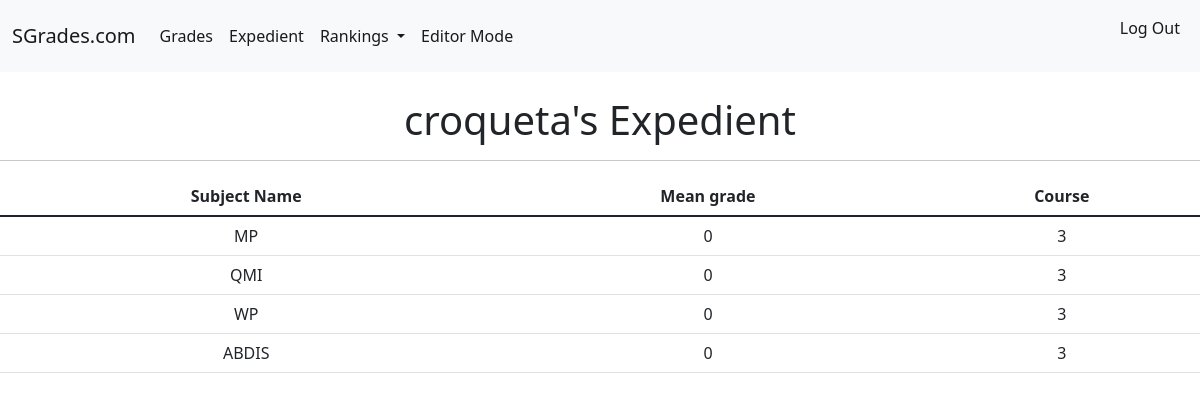
The page /expedient/ (signed in) on the database its author committed.
### SGrades/models.py (models this page shows, shortened)
class Grade(models.Model):
    Student = models.ForeignKey(Student, on_delete=models.CASCADE)
    Subject_Grades = models.ForeignKey(Subject, on_delete=models.CASCADE)
    Mean = models.FloatField(editable=False, default=0)
    class Meta:
        unique_together = (('Student', 'Subject_Grades'),)
    @property
    def mean(self):
        Item_list = Item.objects.all()
        Submit_list = Submit.objects.all()
        grades = []
        means = []
        for item in Item_list:
            if self.Subject_Grades.Subject_Name == item.Item_From_Subject.Subject_Name:
                for submit in Submit_list:
                    if submit.Item_Submitted.Item_Name == item.Item_Name \
                        and submit.Student.Name == self.Student.Name:
                        value = item.Ponderation * (submit.Punctuation / 100)
                        grades.append(round(value, 2))
                        means.append(round(value, 2))
        return(round(sum(means), 2))

class Subject(models.Model):
    NAMES = (
        ('IR', 'Ingenirería de Requisitos'),
        ('MP', 'Modelos de Proceso'),
        ('QMI', 'Gestión y mejora de la calidad'),
        ('WP', 'Proyecto Web'),
        ('ABDIS', 'Ampliación de bases de datos e Ingeniería del Software'),
    )
    COURSES = (
        ('3', 'Tercer curso'),
    )
    Subject_Name = models.CharField(primary_key=True, choices=NAMES, max_length=5)
    Course = models.CharField(choices=COURSES, max_length=1)
    Best_Student = models.ForeignKey(Student, on_delete=models.CASCADE, editable=False)

### SGrades/views.py (the view)
# urls.py: path('expedient/', ExpedientView, name='Expedient'),
def ExpedientView(request):
    try:
        current_student = User.objects.get(username=request.user)
    except:
        context = {}
        return render(request, 'grades.html', context)
    missing_user = True
    Student_list = Student.objects.all()
    for student in Student_list:
        if current_student.username == student.Name:
            missing_user = False
    Subjects_list = Subject.objects.all()
    Grades_list = Grade.objects.all()
    context = {
        'missing_user': missing_user,
        'current_student': current_student.username,
        'Subjects_list': Subjects_list,
        'Grades_list': Grades_list
    }
    for grades in Grades_list:
        grades.Mean = grades.mean
    return render(request, 'expedient.html', context)

### templates/expedient.html (shortened to what this page needs)
 {% extends 'base.html' %}
 {% block content %}
    {% if missing_user %}
    <br>
    <h1 style="text-align:center">
        {{ current_student }}, you don't have any data.
    </h1>
    <hr>
    {% else %}
        {% if user.is_authenticated %}
            <h1 style="text-align:center">
                {{ current_student }}'s Expedient
            </h1>
            <hr>
                    <table class="table">
                        <thead>
                            <tr style="text-align:center">
                                <th scope="col">Subject Name</th>
                                <th scope="col">Mean grade</th>
                                <th scope="col">Course</th>
                            </tr>
                    </thead>
                    <tbody>
                        {% for grades in Grades_list %}
                            {% if grades.Student.Name == current_student %}
                                <tr style="text-align:center">
                                    <td>
                                        {{grades.Subject_Grades.Subject_Name}}
                                    </td>
                                    <td>
                                        {{grades.Mean}}
                                    </td>
                                    <td>
                                        {{grades.Subject_Grades.Course}}
                                    </td>
                                </tr>
                            {% endif %}
                        {% endfor %}
                    </tbody>
                    </table>
        {% else %}
            <br>
                <h1 style="text-align:center">
                    You are not logged in
                </h1>
            <hr>
        {% endif %}
    {% endif %}
 {% endblock content %}

### rows shown on the page
Grade: Subject_Grades.Subject_Name "MP", Mean "0", Subject_Grades.Course "3"
Grade: Subject_Grades.Subject_Name "QMI", Mean "0", Subject_Grades.Course "3"
Grade: Subject_Grades.Subject_Name "WP", Mean "0", Subject_Grades.Course "3"
Grade: Subject_Grades.Subject_Name "ABDIS", Mean "0", Subject_Grades.Course "3"

### other values the page prints
{{ current_student }} "croqueta"
